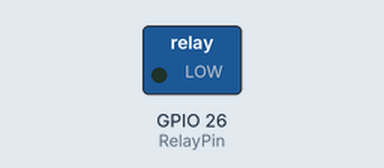
The program below on a simulated Raspberry Pi (BCM pin numbers). Shown: switched loads named in the program (green lamp = pin HIGH).

Above: at 1.0 s.
At 3.0 s:
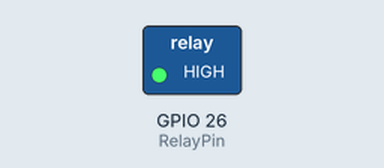
Timing chart, 0 to 5.2 s (numbered marks = the images above):
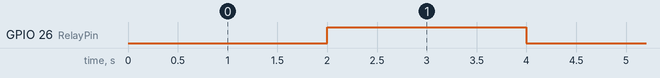

The program:

relay.py
```python
import RPi.GPIO as GPIO
from time import sleep
GPIO.setmode(GPIO.BCM)

RelayPin = 26
GPIO.setup(RelayPin, GPIO.OUT)
while True:
    GPIO.output(RelayPin, GPIO.LOW)
    sleep(2)
    GPIO.output(RelayPin, GPIO.HIGH)
    sleep(2)
```

Measured:
- by itself, GPIO 26 (RelayPin): alternates HIGH for 2.0 s and LOW for 2.0 s
